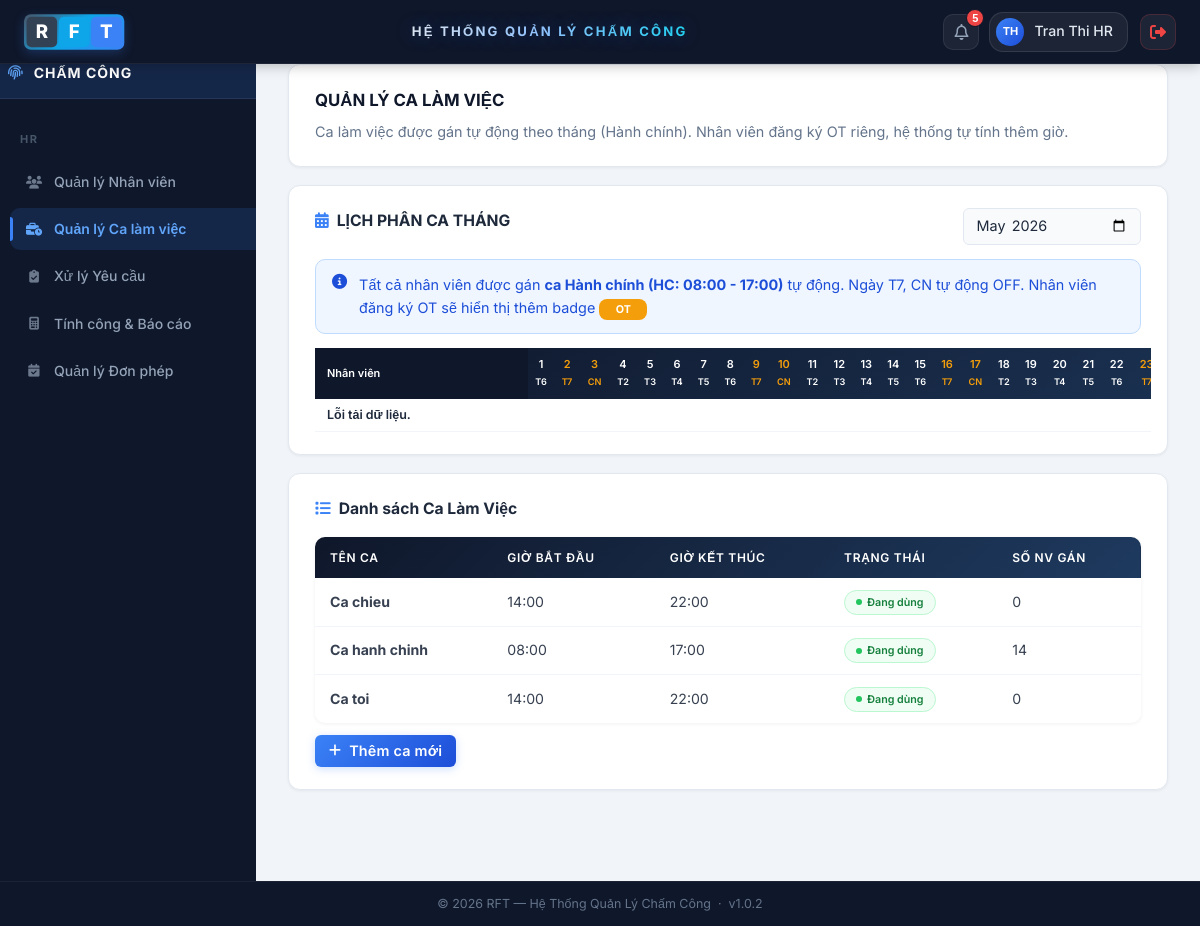
/index.php?page=quan-ly-ca-lam (signed in), run on the app's committed database.
### tables this page shows
CREATE TABLE `attendance_shifts` (
  `id` int(11) NOT NULL,
  `shift_name` varchar(100) NOT NULL,
  `start_time` time NOT NULL,
  `end_time` time NOT NULL,
  `is_active` tinyint(1) NOT NULL DEFAULT 1,
  `created_at` datetime NOT NULL DEFAULT current_timestamp()
);

### app/views/chamcong/quanly_calam.php (the view, shortened to what the rows shown need)
<?php include 'app/views/layouts/header.php'; ?>
<div class="main-container">
    <div class="dashboard-container">
        <div class="panel">
            <h2 style="border:none;padding:0;margin:0 0 6px;">QUẢN LÝ CA LÀM VIỆC</h2>
        </div>
        <div class="panel">
            <div class="attendance-grid-wrapper">
                <table class="attendance-grid" id="monthly-shift-grid">
                    <thead id="shift-grid-head"></thead>
                </table>
            </div>
        </div>
        <div class="panel">
            <div class="shift-layout">
                <div>
                    <table class="table" id="shift-list-table">
                        <thead>
                            <tr>
                                <th>TÊN CA</th>
                                <th>GIỜ BẮT ĐẦU</th>
                                <th>GIỜ KẾT THÚC</th>
                                <th>TRẠNG THÁI</th>
                                <th>SỐ NV GÁN</th>
                            </tr>
                        </thead>
                        <tbody id="shift-list-body">
                            <?php if (!empty($shifts)): ?>
                                <?php foreach ($shifts as $shift): ?>
                                    <tr>
                                        <td><strong><?= htmlspecialchars($shift['shift_name']) ?></strong></td>
                                        <td><?= htmlspecialchars(substr($shift['start_time'], 0, 5)) ?></td>
                                        <td><?= htmlspecialchars(substr($shift['end_time'], 0, 5)) ?></td>
                                        <td><span class="status-badge <?= (int)$shift['is_active'] ? 'status-approved' : 'status-rejected' ?>"><?= (int)$shift['is_active'] ? 'Đang dùng' : 'Tắt' ?></span></td>
                                        <td><?= (int)($shift['assigned_count'] ?? 0) ?></td>
                                    </tr>
                                <?php endforeach; ?>
                            <?php else: ?>
                                <tr><td colspan="5" class="empty-state">Chưa có ca làm việc.</td></tr>
                            <?php endif; ?>
                        </tbody>
                    </table>
                </div>
            </div>
        </div>
    </div>
</div>
<?php include 'app/views/layouts/footer.php'; ?>

### data on the page
attendance_shifts: shift_name "Ca chieu", start_time "14:00", end_time "22:00", is_active "Đang dùng", assigned_count "0"
attendance_shifts: shift_name "Ca hanh chinh", start_time "08:00", end_time "17:00", is_active "Đang dùng", assigned_count "14"
attendance_shifts: shift_name "Ca toi", start_time "14:00", end_time "22:00", is_active "Đang dùng", assigned_count "0"

### other printed values
$notificationCount "5"
mb_strtoupper($initials) "TH"
$tenHienThi "Tran Thi HR"
$roleLabels[$role] "HR"
$menu['label'] "Quản lý Nhân viên"
$menu['label'] "Quản lý Ca làm việc"
$menu['label'] "Xử lý Yêu cầu"
$menu['label'] "Tính công & Báo cáo"
$menu['label'] "Quản lý Đơn phép"
